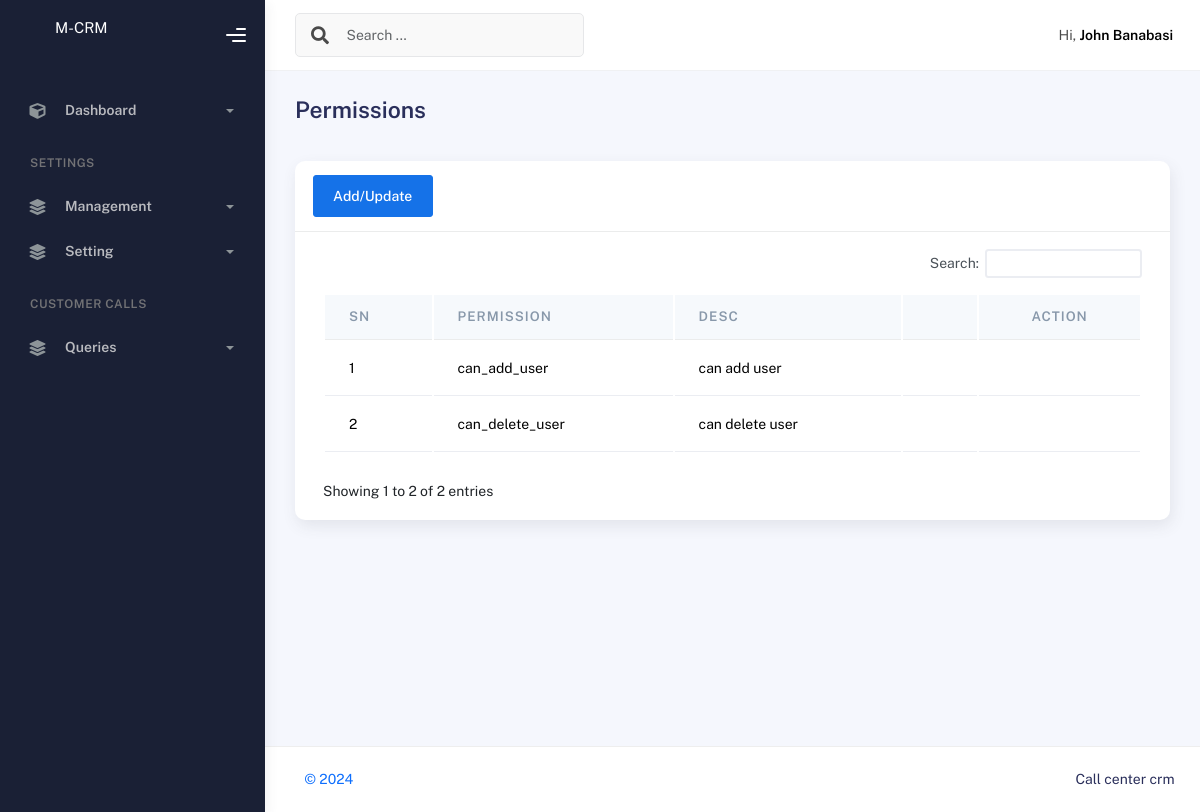
/permissions (signed in), run on an earlier commit of the app's database.
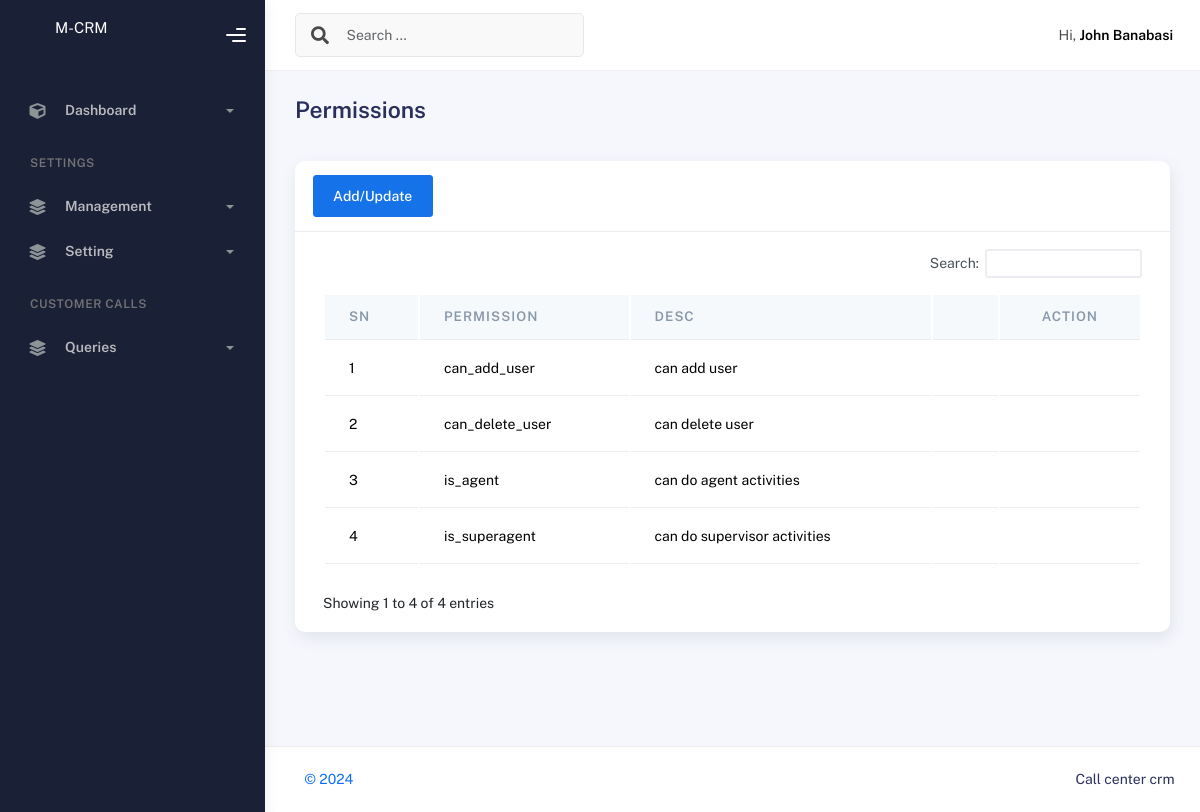
And on a later commit of the database.
### auths/models.py (models this page shows, shortened)
class CustPermission(models.Model):
    perm_name=models.CharField(max_length=300,verbose_name='Permission name')
    perm_desc=models.CharField(max_length=200,verbose_name='Description')

### auths/web.py (the view)
# urls.py: re_path(r'^permissions$', web.PermissionsList.as_view(), name='permissions'),
class PermissionsList(LoginRequiredMixin,ListView):
    redirect_field_name = 'next'
    login_url = reverse_lazy('login_user')
    model = CustPermission
    context_object_name = 'lists'
    template_name = 'auths/perm/perm_list.html'
    header='Permissions'
    def get_context_data(self, **kwargs):
        context=super().get_context_data()
        context['header']=self.header
        return context

### auths/templates/auths/perm/perm_list.html (shortened to what this page needs)
{% extends "base/base.html" %}
{% load static %}
{% load humanize %}
{% block content %}
    <div class="container">
				<div class="page-inner">
					<div class="page-header">
						<h3 class="fw-bold mb-3">{{header}}</h3>
					</div>
					<div class="row">
						<div class="col-md-12">
							<div class="card">
								<div class="card-header">
									<div class="iq-card-header-toolbar d-flex align-items-center">
                                         <div class="dropdown">
                                            <span >
                                                 {% if request.user.is_superuser or 'supervisor' in request.user.role.role_name|lower    %}
                                            <a href="{% url 'new_permission' %}" class="btn btn-primary la la-plus-rounded">Add/Update</a>
                                                {% endif %}
                                            </span>
                                         </div>
                                      </div>
								</div>
								<div class="card-body">
									<div class="table-responsive">
										 <table class="table mb-0 tbl">
                <thead class="thead-light">
                   <tr>
                        <th scope="col">SN</th>
                      <th scope="col">Permission</th>
                       <th scope="col">Desc</th>
                       <th scope="col"></th>
                      <th scope="col" class="text-center">Action</th>
                   </tr>
                </thead>
                <tbody>
                    {% for em in lists %}
                   <tr>
                       <td>{{forloop.counter}}</td>
                      <td>{{em.perm_name}}</td>
                      <td>{{em.perm_desc}}</td>
                       <td>  {% comment %} <a href="{% url 'update_permission' pk=em.id %}"><button class="btn btn-warning">Edit</button></a>{% endcomment %} </td>
                      <td class="text-center">
                     </td>
                   </tr>
                   {% endfor %}
                </tbody>
             </table>
									</div>
								</div>
							</div>
						</div>
					</div>
				</div>
			</div>
{% endblock %}

What changed in the data, as far as the page shows it:
added CustPermission: perm_name "is_agent", perm_desc "can do agent activities"
added CustPermission: perm_name "is_superagent", perm_desc "can do supervisor activities"
Also different on the page:
text written by a page script: "Search: Showing 1 to 2 of 2 entries" → "Search: Showing 1 to 4 of 4 entries"
